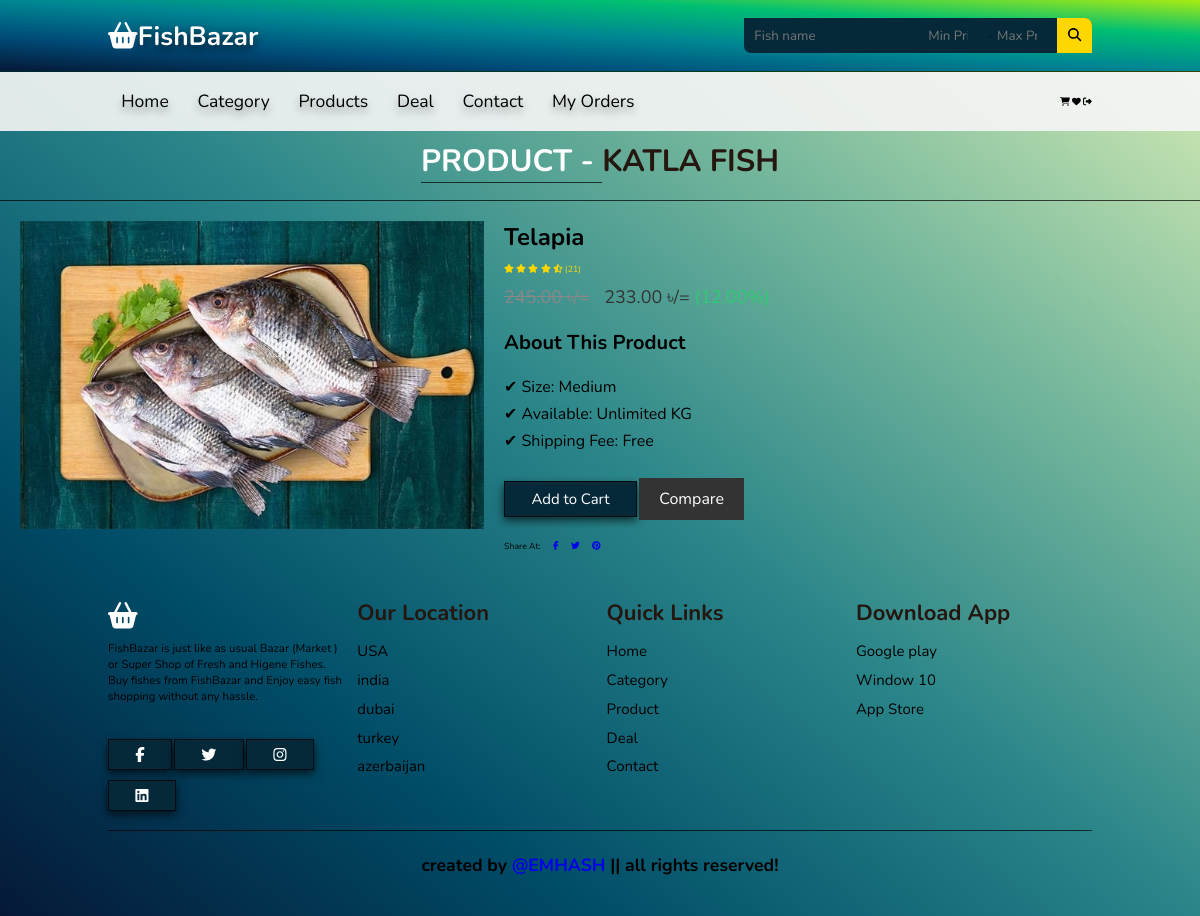
Screenshot of /product/item/a66fd7f5-6eaa-48d2-94ee-44d33b8857de (signed in) with the database file from the repository.
### market/models.py (models this page shows, shortened)
class CommonBaseModel(models.Model):
    uid = models.UUIDField(primary_key=True, default= uuid.uuid4, editable=False)
    created_at = models.DateTimeField(auto_now_add=True)
    updated_at = models.DateTimeField(auto_now=True)
    class Meta:
        abstract = True

class Fish(CommonBaseModel):
    name = models.CharField(max_length=100)
    image = models.ImageField(upload_to="Fishes")
    price = models.DecimalField(max_digits=10, decimal_places=2)
    category = models.ForeignKey(Category, on_delete=models.CASCADE)
    discount = models.DecimalField(max_digits=5, decimal_places=2, blank=True, null=True)
    def discounted_price(self):
        if self.discount:
            return self.price - self.discount
        else:
            return self.price

### market/views.py (the view)
# urls.py: path("product/item/<str:uid>", views.view_product, name="view_product" ),
@login_required()
def view_product(request, uid):
    the_product = get_object_or_404(Fish, uid = uid)
    referring_url = request.META.get('HTTP_REFERER')
    context = {
        "fish":the_product,
    }
    return render(request, "frontend/view_product.html", context)

### market/templatetags/common.py (called while the page is built)
@register.filter
def cart_data(profile):
    if profile:
        if Order.objects.filter(user = profile, payment=False).exists():
            carts = CartItem.objects.filter(user=profile, purchased = False)
        else:
            carts=None
        if carts:
            item = carts.count()
            return item
        else:
            return 0
    else:
        return 0

### templates/frontend/view_product.html (shortened to what this page needs)
{% extends "frontend/base/base.html" %}
{% load static %}
{% block css %}
<link rel="stylesheet" href="{% static "css/product_view.css" %}">
{% endblock css %}
{% block content %}
<h1 class="heading"> <span>Product - </span> Katla Fish </h1>
    <main class="main">
        <div class="container">
            <div class="product-view">
                <div class="product-image">
                    <img src="{{fish.image.url}}" alt="Product Image">
                </div>
                <div class="product-details">
                    <h1>{{fish.name}}</h1>
                    <div class="rating">
                        <span class="fas fa-star"></span>
                        <span class="fas fa-star"></span>
                        <span class="fas fa-star"></span>
                        <span class="fas fa-star"></span>
                        <span class="fas fa-star-half-alt"></span>
                        <span>(21)</span>
                    </div>
                    <p class="price">
                        <span class="old-price">{{fish.price}} ৳/=</span>
                        <span class="new-price">{{fish.discounted_price}} ৳/=</span>
                        <span class="discount">({{fish.discount}}%)</span>
                    </p>
                    <div class="description">
                        <h3>About This Product</h3>
                    </div>
                    <ul class="features">
                        <li>✔ Size: Medium</li>
                        <li>✔ Available: {{fish.available}}Unlimited KG</li>
                        <li>✔ Shipping Fee: Free</li>
                    </ul>
                    <div class="cart-add">
                        <a href="{% url "cart_view" fish.uid %}" class="btn">Add to Cart</a>
                        <button type="button">Compare</button>
                    </div>
                    <div class="share">
                        <span>Share At:</span>
                        <a href="#"><i class="fab fa-facebook-f"></i></a>
                        <a href="#"><i class="fab fa-twitter"></i></a>
                        <a href="#"><i class="fab fa-pinterest"></i></a>
                    </div>
                </div>
            </div>
        </div>
    </main>
{% endblock content %}

### static/css/style.css (style rules this page uses)
:root { --green:#c4f3d8; --black:#251610; --darkgreen:#06293a; }
body { background: var(--green); background-image: linear-gradient(to right top, #051937, #004d68, #2a8589, #7dbc9e, #def0b6); }
* { font-family: 'Nunito', sans-serif; margin: 0; padding: 0; box-sizing: border-box; outline: none; border: none; text-decoration: none; transition: all .2s linear; }
html { font-size: 62.5%; overflow-x: hidden; scroll-padding-top: 6.5rem; scroll-behavior: smooth; }
.btn { display:inline-block; margin-top:1rem; background: var(--darkgreen); color: #fff; padding: .8rem 3rem; font-size:1.7rem; text-align:center; cursor: pointer; box-shadow: 0 0.5rem 1rem rgba(0,0,0,0.7); border:0.1rem solid rgba(0,0,0,0.7); }
.heading { text-align: center; color: var(--black); text-transform: uppercase; padding:1rem; font-size: 3.5rem; padding-bottom:2rem; border-bottom: 0.1rem solid rgba(0,0,0,0.7); }
.heading span { color: #ffffff; text-transform: uppercase; border-bottom: 0.1rem solid rgba(0,0,0,0.7); }
@media (max-width:1200px) { html { font-size: 55%; } }

### static/css/product_view.css (style rules this page uses)
.container { width: 100%; max-width: 1200px; margin: 0 auto; padding: 20px; }
.product-view { display: flex; flex-wrap: wrap; }
.product-image { flex: 0 0 40%; max-width: 40%; }
.product-image img { width: 100%; height: auto; }
.product-details { flex: 0 0 60%; max-width: 60%; padding-left: 20px; }
.product-details h1 { font-size: 24px; margin-bottom: 10px; }
.rating { color: #FFD700; }
.price { font-size: 18px; margin: 10px 0; }
.old-price { color: #888; text-decoration: line-through; margin-right: 10px; }
.new-price { color: #333; }
.discount { color: #2ecc71; }
.description { margin-top: 20px; }
.description h3 { font-size: 20px; margin-bottom: 10px; }
.features { margin-top: 20px; list-style-type: none; padding: 0; }
.features li { font-size: 16px; margin-bottom: 5px; }
.cart-add { margin-top: 20px; }
.cart-add button { padding: 10px 20px; font-size: 16px; background-color: #333; color: #fff; border: none; cursor: pointer; margin-right: 10px; }
.cart-add button:last-child { margin-right: 0; }
.share { margin-top: 20px; }
.share span { margin-right: 10px; }
.share a { margin-right: 10px; }

### rows the page displays
Fish: image (picture), name "Telapia", price "245.00", discounted_price "233.00"
